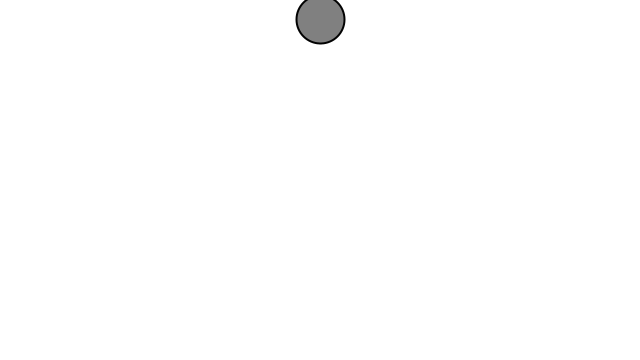
Frame 1 (no input)
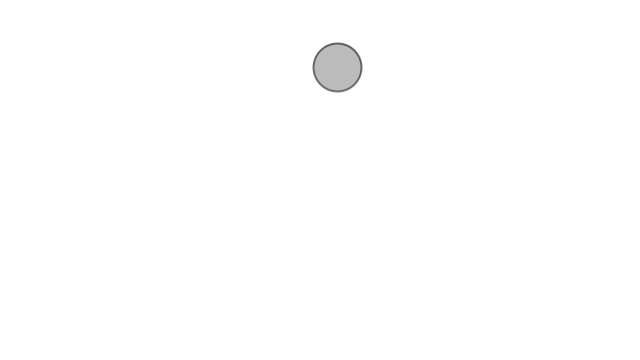
Frame 60 (the mouse pressed at the canvas centre just before this capture)
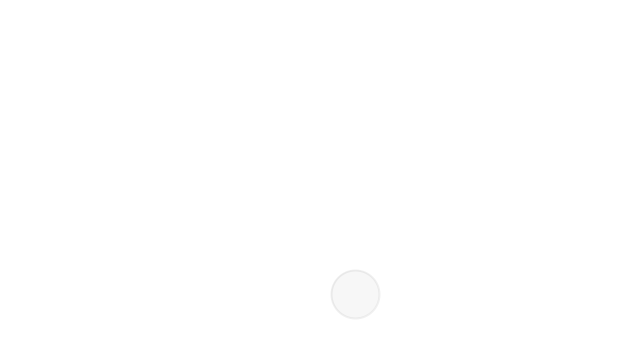
Frame 120 (the mouse held since frame 60 and released just before this capture)

The Processing sketch that drew these frames (run headless with seeded random() and noise(); from frame 60 on, the mouse is pressed at the canvas centre):

// Processing sketch: _4_01_SingleParticle
// ── _4_01_SingleParticle.pde
Particle p;

void setup() {
  size(640,360);
  p = new Particle(new PVector(width/2,20));
  background(255);
  smooth();
}

void draw() {
  background(255);
  
  p.run();
  if (p.isDead()) {
    println("Particle dead!"); 
  }
}




// ── Particle.pde
// Simple Particle System
// Daniel Shiffman <http://www.shiffman.net>

// A simple Particle class

class Particle {
  PVector location;
  PVector velocity;
  PVector acceleration;
  float lifespan;

  Particle(PVector l) {
    acceleration = new PVector(0, 0.05);
    velocity = new PVector(random(-1, 1), random(-1, 0));
    location = l.get();
    lifespan = 255.0;
  }

  void run() {
    update();
    display();
  }

  // Method to update location
  void update() {
    velocity.add(acceleration);
    location.add(velocity);
    lifespan -= 2.0;
  }

  // Method to display
  void display() {
    stroke(0, lifespan);
    strokeWeight(2);
    fill(127, lifespan);
    ellipse(location.x, location.y, 48, 48);
  }

  // Is the particle still useful?
  boolean isDead() {
    if (lifespan < 0.0) {
      return true;
    } 
    else {
      return false;
    }
  }
}
